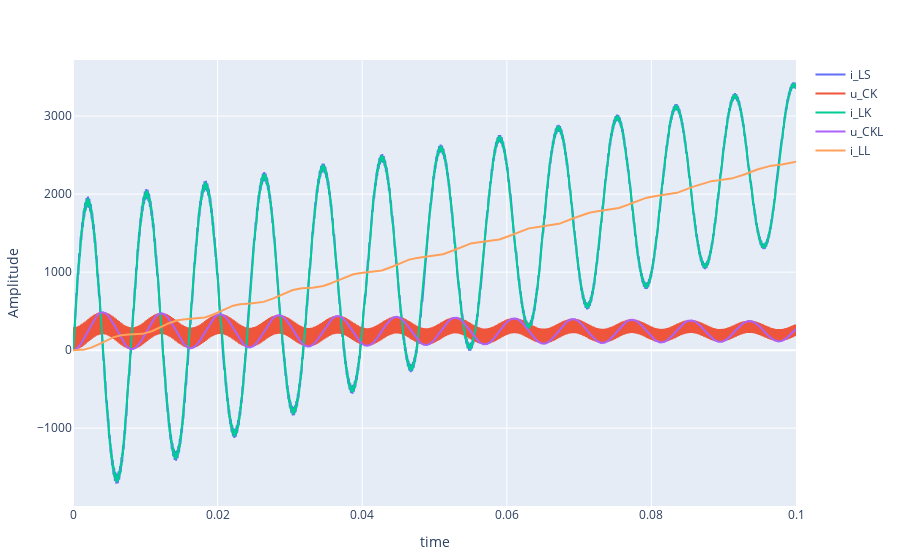

The notebook cell this image was saved under:
### Code cell
layout = Layout(xaxis_title="time", yaxis_title="Amplitude")
x_plot(i) = xout[i,:]
a = ["i_LS","u_CK","i_LK","u_CKL","i_LL"]
trace(i) = scatter(x=t, y=x_plot(i), mode="lines",name = "$(a[i])")

plot([trace(1),trace(2),trace(3),trace(4),trace(5)], layout)

### Figure 1 — Plotly figure (JSON) as saved in the notebook; plotly's stock layout.template omitted (floating-point values rounded to 4 significant figures; data arrays with more than 128 entries replaced by an {"elided": "..."} marker saying what was removed)
{"data": [{"mode": "lines", "name": "i_LS", "type": "scatter", "x": {"elided": "10001 float values"}, "y": {"elided": "10001 float values"}}, {"mode": "lines", "name": "u_CK", "type": "scatter", "x": {"elided": "10001 float values"}, "y": {"elided": "10001 float values"}}, {"mode": "lines", "name": "i_LK", "type": "scatter", "x": {"elided": "10001 float values"}, "y": {"elided": "10001 float values"}}, {"mode": "lines", "name": "u_CKL", "type": "scatter", "x": {"elided": "10001 float values"}, "y": {"elided": "10001 float values"}}, {"mode": "lines", "name": "i_LL", "type": "scatter", "x": {"elided": "10001 float values"}, "y": {"elided": "10001 float values"}}], "layout": {"margin": {"b": 50, "l": 50, "r": 50, "t": 60}, "xaxis": {"title": {"text": "time"}}, "yaxis": {"title": {"text": "Amplitude"}}}}
